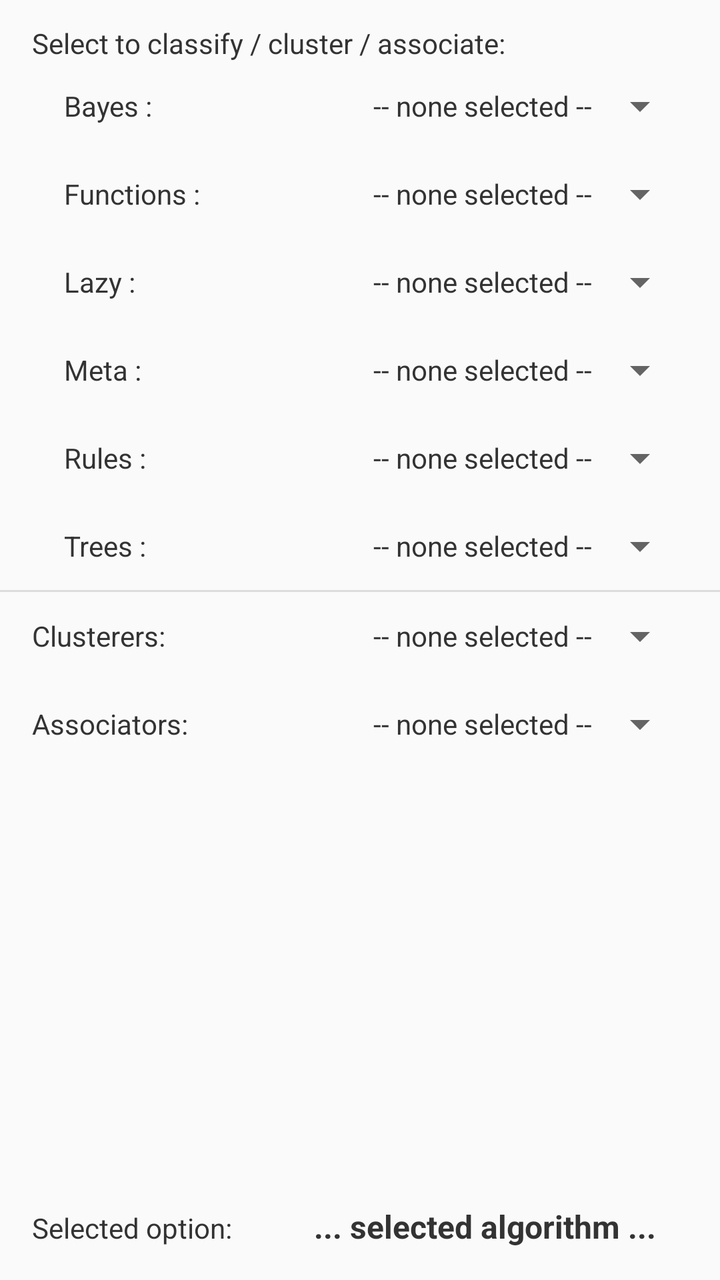
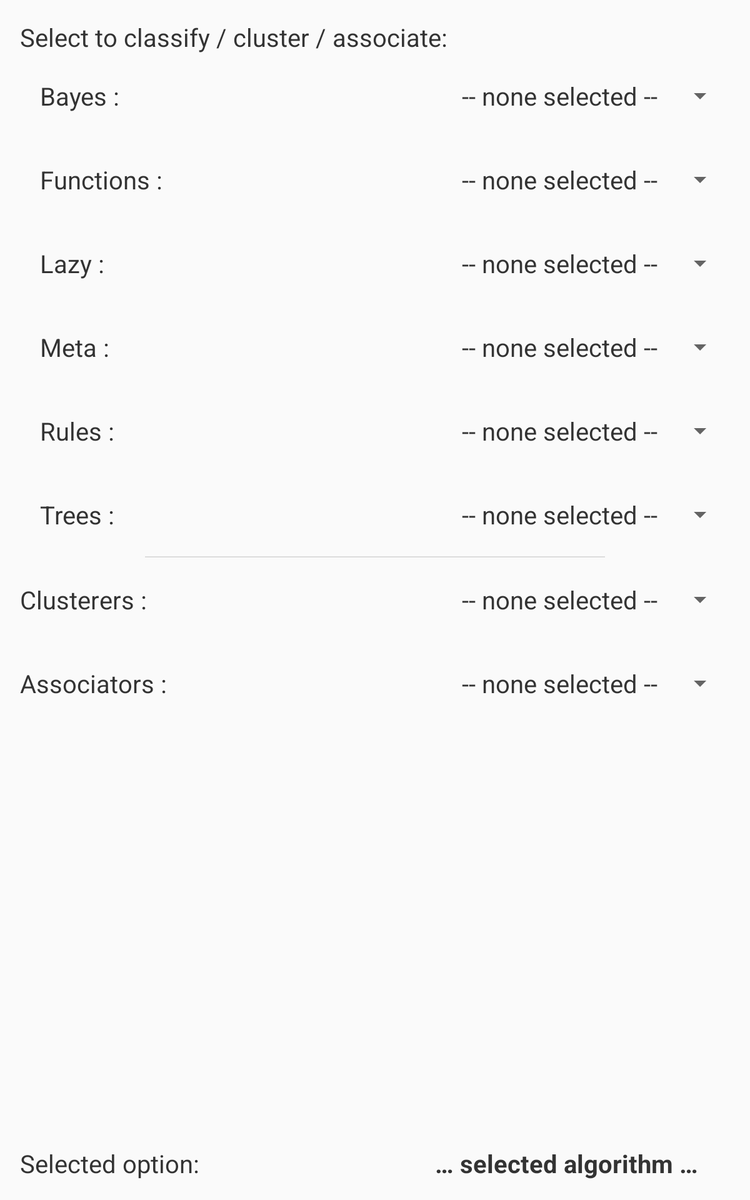

One screen, two layout resources from the same app: the default and the repository's alternative for another configuration. Each is rendered where Android would select it; the XML of both is given below.
<!-- AndroidManifest.xml: application theme AppTheme -->
<!-- res/layout/fragment_main_tab2.xml -->
<android.support.constraint.ConstraintLayout xmlns:android="http://schemas.android.com/apk/res/android"
    xmlns:app="http://schemas.android.com/apk/res-auto"
    android:id="@+id/constraintLayout"
    android:layout_width="match_parent"
    android:layout_height="match_parent">

    <TextView
        android:id="@+id/section_label2"
        android:layout_width="346dp"
        android:layout_height="wrap_content"
        android:layout_marginStart="16dp"
        android:layout_marginTop="12dp"
        android:text="Select to classify / cluster / associate:"
        android:textColor="#333"
        app:layout_constraintStart_toStartOf="parent"
        app:layout_constraintTop_toTopOf="parent" />

    <Spinner
        android:id="@+id/spinner1"
        android:layout_width="220dp"
        android:layout_height="0dp"
        android:layout_marginEnd="16dp"
        android:layout_marginTop="10dp"
        android:entries="@array/arrayBayes"
        android:textAlignment="textEnd"
        app:layout_constraintEnd_toEndOf="parent"
        app:layout_constraintTop_toBottomOf="@+id/section_label2" />

    <TextView
        android:layout_width="wrap_content"
        android:layout_height="24dp"
        android:layout_marginStart="32dp"
        android:text="Bayes :"
        android:textColor="#333"
        app:layout_constraintBaseline_toBaselineOf="@+id/spinner1"
        app:layout_constraintHorizontal_chainStyle="spread"
        app:layout_constraintStart_toStartOf="parent" />

    <TextView
        android:layout_width="wrap_content"
        android:layout_height="24dp"
        android:layout_marginStart="32dp"
        android:text="Rules :"
        android:textColor="#333"
        app:layout_constraintBaseline_toBaselineOf="@+id/spinner2"
        app:layout_constraintHorizontal_chainStyle="spread"
        app:layout_constraintStart_toStartOf="parent" />

    <Spinner
        android:id="@+id/spinner2"
        android:layout_width="220dp"
        android:layout_height="0dp"
        android:layout_marginEnd="16dp"
        android:layout_marginTop="20dp"
        android:entries="@array/arrayRules"
        android:textAlignment="textEnd"
        app:layout_constraintEnd_toEndOf="parent"
        app:layout_constraintTop_toBottomOf="@+id/spinner4" />

    <TextView
        android:layout_width="wrap_content"
        android:layout_height="wrap_content"
        android:layout_marginStart="32dp"
        android:text="Trees :"
        android:textColor="#333"
        app:layout_constraintBaseline_toBaselineOf="@+id/spinner3"
        app:layout_constraintStart_toStartOf="parent" />

    <Spinner
        android:id="@+id/spinner3"
        android:layout_width="220dp"
        android:layout_height="0dp"
        android:layout_marginEnd="16dp"
        android:layout_marginTop="20dp"
        android:entries="@array/arrayTrees"
        android:textAlignment="textEnd"
        app:layout_constraintEnd_toEndOf="parent"
        app:layout_constraintTop_toBottomOf="@+id/spinner2" />

    <TextView
        android:id="@+id/tvClass"
        android:layout_width="220dp"
        android:layout_height="0dp"
        android:layout_marginEnd="32dp"
        android:layout_marginBottom="16dp"
        android:text="... selected algorithm ..."
        android:textAlignment="textEnd"
        android:textColor="#333"
        android:textSize="16sp"
        android:textStyle="bold"
        app:layout_constraintBottom_toBottomOf="parent"
        app:layout_constraintEnd_toEndOf="parent" />

    <TextView
        android:layout_width="wrap_content"
        android:layout_height="wrap_content"
        android:layout_marginStart="16dp"
        android:text="Selected option:"
        android:textColor="#333"
        app:layout_constraintBaseline_toBaselineOf="@+id/tvClass"
        app:layout_constraintStart_toStartOf="parent" />

    <TextView
        android:layout_width="wrap_content"
        android:layout_height="wrap_content"
        android:layout_marginStart="32dp"
        android:text="Meta :"
        android:textColor="#333"
        app:layout_constraintBaseline_toBaselineOf="@+id/spinner4"
        app:layout_constraintStart_toStartOf="parent" />

    <Spinner
        android:id="@+id/spinner4"
        android:layout_width="220dp"
        android:layout_height="0dp"
        android:layout_marginEnd="16dp"
        android:layout_marginTop="20dp"
        android:entries="@array/arrayMeta"
        android:textAlignment="textEnd"
        app:layout_constraintEnd_toEndOf="parent"
        app:layout_constraintTop_toBottomOf="@+id/spinner5" />

    <TextView
        android:layout_width="wrap_content"
        android:layout_height="wrap_content"
        android:layout_marginStart="32dp"
        android:text="Lazy :"
        android:textColor="#333"
        app:layout_constraintBaseline_toBaselineOf="@+id/spinner5"
        app:layout_constraintStart_toStartOf="parent" />

    <Spinner
        android:id="@+id/spinner5"
        android:layout_width="220dp"
        android:layout_height="0dp"
        android:layout_marginEnd="16dp"
        android:layout_marginTop="20dp"
        android:entries="@array/arrayLazy"
        android:textAlignment="textEnd"
        app:layout_constraintEnd_toEndOf="parent"
        app:layout_constraintTop_toBottomOf="@+id/spinner6" />

    <TextView
        android:layout_width="wrap_content"
        android:layout_height="wrap_content"
        android:layout_marginStart="32dp"
        android:text="Functions :"
        android:textColor="#333"
        app:layout_constraintBaseline_toBaselineOf="@+id/spinner6"
        app:layout_constraintStart_toStartOf="parent" />

    <Spinner
        android:id="@+id/spinner6"
        android:layout_width="220dp"
        android:layout_height="0dp"
        android:layout_marginEnd="16dp"
        android:layout_marginTop="20dp"
        android:entries="@array/arrayFunctions"
        android:textAlignment="textEnd"
        app:layout_constraintEnd_toEndOf="parent"
        app:layout_constraintTop_toBottomOf="@+id/spinner1" />

    <View
        android:id="@+id/divider"
        android:layout_width="368dp"
        android:layout_height="1dp"
        android:layout_marginEnd="16dp"
        android:layout_marginStart="16dp"
        android:layout_marginTop="10dp"
        android:background="?android:attr/listDivider"
        app:layout_constraintEnd_toEndOf="parent"
        app:layout_constraintStart_toStartOf="parent"
        app:layout_constraintTop_toBottomOf="@+id/spinner3" />

    <TextView
        android:layout_width="wrap_content"
        android:layout_height="wrap_content"
        android:layout_marginStart="16dp"
        android:text="Clusterers:"
        android:textColor="#333"
        app:layout_constraintBaseline_toBaselineOf="@+id/spinner"
        app:layout_constraintStart_toStartOf="parent" />

    <TextView
        android:layout_width="wrap_content"
        android:layout_height="wrap_content"
        android:layout_marginStart="16dp"
        android:text="Associators:"
        android:textColor="#333"
        app:layout_constraintBaseline_toBaselineOf="@+id/spinner7"
        app:layout_constraintStart_toStartOf="parent" />

    <Spinner
        android:id="@+id/spinner"
        android:layout_width="220dp"
        android:layout_height="wrap_content"
        android:layout_marginEnd="16dp"
        android:layout_marginTop="10dp"
        android:entries="@array/arrayCluster"
        android:textAlignment="textEnd"
        app:layout_constraintEnd_toEndOf="parent"
        app:layout_constraintTop_toBottomOf="@+id/divider" />

    <Spinner
        android:id="@+id/spinner7"
        android:layout_width="220dp"
        android:layout_height="wrap_content"
        android:layout_marginEnd="16dp"
        android:layout_marginTop="20dp"
        android:entries="@array/arrayAssociate"
        android:textAlignment="textEnd"
        app:layout_constraintEnd_toEndOf="parent"
        app:layout_constraintTop_toBottomOf="@+id/spinner" />

</android.support.constraint.ConstraintLayout>
<!-- resources referenced by this layout -->
<resources>
  <string-array name="arrayAssociate">
          <item>-- none selected --</item>
          <item>Apriori</item>
          <item>FilteredAssociator</item>
          <item>FPGrowth</item>
      </string-array>
  <string-array name="arrayBayes">
          <item>-- none selected --</item>
          <item>BayesNet</item>
          <item>NaiveBayes</item>
      </string-array>
  <string-array name="arrayCluster">
          <item>-- none selected --</item>
          <item>DBSCAN</item>
          <item>EM</item>
          <item>FarthestFirst</item>
          <item>FilteredClusterer</item>
          <item>SimpleKMeans</item>
      </string-array>
  <string-array name="arrayFunctions">
          <item>-- none selected --</item>
          <item>Logistic</item>
          <item>SimpleLogistic</item>
          <item>*MultilayerPerceptron</item>
      </string-array>
  <string-array name="arrayLazy">
          <item>-- none selected --</item>
          <item>IBk (KNN)</item>
          <item>KStar</item>
      </string-array>
  <string-array name="arrayMeta">
          <item>-- none selected --</item>
          <item>AdaBoostM1</item>
          <item>*Bagging</item>
          <item>LogitBoost</item>
          <item>MultiBoostAB</item>
          <item>Random Committee</item>
          <item>RandomSubSpace</item>
          <item>Rotation Forest</item>
      </string-array>
  <string-array name="arrayRules">
          <item>-- none selected --</item>
          <item>Conjunctive Rule</item>
          <item>Decision Table</item>
          <item>DTNB</item>
          <item>JRip</item>
          <item>OneR</item>
          <item>PART</item>
          <item>Ridor</item>
          <item>ZeroR</item>
      </string-array>
  <string-array name="arrayTrees">
          <item>-- none selected --</item>
          <item>ADTree</item>
          <item>BFTree</item>
          <item>DecisionStump</item>
          <item>ForestPA</item>
          <item>J48 (C4.5)</item>
          <item>LADTree</item>
          <item>RandomForest</item>
          <item>RandomTree</item>
          <item>*REPTree</item>
          <item>SimpleCART</item>
          <item>SysFor</item>
          <item>SPAARC</item>
      </string-array>
  <style name="AppTheme" parent="Theme.AppCompat.Light.DarkActionBar">
          
          <item name="colorPrimary">@color/colorPrimary</item>
          <item name="colorPrimaryDark">@color/colorPrimaryDark</item>
          <item name="colorAccent">@color/colorAccent</item>
  
          <item name="android:spinnerItemStyle">@style/spinnerItemStyle</item>
  
      </style>
  <style name="spinnerItemStyle">
          <item name="android:padding">@dimen/spinner_padding</item>
          <item name="android:textSize">@dimen/spinner_text_size</item>
          <item name="android:textColor">#333</item>
      </style>
  <dimen name="spinner_padding">0sp</dimen>
  <dimen name="spinner_text_size">14sp</dimen>
</resources>
<!-- res/layout-sw600dp/fragment_main_tab2.xml (the repository's variant of the layout above) -->
<!-- drawn on a 7-inch tablet held upright -->
<android.support.constraint.ConstraintLayout xmlns:android="http://schemas.android.com/apk/res/android"
    xmlns:app="http://schemas.android.com/apk/res-auto"
    android:id="@+id/constraintLayout"
    android:layout_width="match_parent"
    android:layout_height="match_parent">

    <TextView
        android:id="@+id/section_label2"
        android:layout_width="0dp"
        android:layout_height="wrap_content"
        android:layout_marginStart="16dp"
        android:layout_marginTop="16dp"
        android:text="@string/str_sel_cca"
        android:textColor="#333"
        android:textSize="20sp"
        app:layout_constraintStart_toStartOf="parent"
        app:layout_constraintTop_toTopOf="parent" />

    <Spinner
        android:id="@+id/spinner1"
        android:layout_width="wrap_content"
        android:layout_height="wrap_content"
        android:layout_marginEnd="16dp"
        android:layout_marginTop="10dp"
        android:entries="@array/arrayBayes"
        android:gravity="end"
        android:textAlignment="textEnd"
        android:textSize="20sp"
        app:layout_constraintEnd_toEndOf="parent"
        app:layout_constraintTop_toBottomOf="@+id/section_label2" />

    <TextView
        android:layout_width="wrap_content"
        android:layout_height="wrap_content"
        android:layout_marginStart="32dp"
        android:text="@string/str_label_bayes"
        android:textColor="#333"
        android:textSize="20sp"
        app:layout_constraintBaseline_toBaselineOf="@+id/spinner1"
        app:layout_constraintHorizontal_chainStyle="spread"
        app:layout_constraintStart_toStartOf="parent" />

    <TextView
        android:layout_width="wrap_content"
        android:layout_height="wrap_content"
        android:layout_marginStart="32dp"
        android:text="@string/str_label_rules"
        android:textColor="#333"
        android:textSize="20sp"
        app:layout_constraintBaseline_toBaselineOf="@+id/spinner2"
        app:layout_constraintHorizontal_chainStyle="spread"
        app:layout_constraintStart_toStartOf="parent" />

    <TextView
        android:layout_width="wrap_content"
        android:layout_height="wrap_content"
        android:layout_marginStart="32dp"
        android:text="@string/str_label_functions"
        android:textColor="#333"
        android:textSize="20sp"
        app:layout_constraintBaseline_toBaselineOf="@+id/spinner6"
        app:layout_constraintStart_toStartOf="parent" />

    <Spinner
        android:id="@+id/spinner2"
        android:layout_width="wrap_content"
        android:layout_height="wrap_content"
        android:layout_marginEnd="16dp"
        android:layout_marginTop="20dp"
        android:entries="@array/arrayRules"
        android:gravity="end"
        android:textAlignment="textEnd"
        android:textSize="20sp"
        app:layout_constraintEnd_toEndOf="parent"
        app:layout_constraintTop_toBottomOf="@+id/spinner4" />

    <TextView
        android:layout_width="wrap_content"
        android:layout_height="wrap_content"
        android:layout_marginStart="32dp"
        android:text="@string/str_label_trees"
        android:textColor="#333"
        android:textSize="20sp"
        app:layout_constraintBaseline_toBaselineOf="@+id/spinner3"
        app:layout_constraintStart_toStartOf="parent" />

    <Spinner
        android:id="@+id/spinner3"
        android:layout_width="wrap_content"
        android:layout_height="wrap_content"
        android:layout_marginEnd="16dp"
        android:layout_marginTop="20dp"
        android:entries="@array/arrayTrees"
        android:gravity="end"
        android:textAlignment="textEnd"
        android:textSize="20sp"
        app:layout_constraintEnd_toEndOf="parent"
        app:layout_constraintTop_toBottomOf="@+id/spinner2" />

    <TextView
        android:id="@+id/tvClass"
        android:layout_width="wrap_content"
        android:layout_height="0dp"
        android:layout_marginStart="8dp"
        android:layout_marginEnd="24dp"
        android:layout_marginBottom="16dp"
        android:text="@string/str_sel_alg"
        android:textAlignment="viewEnd"
        android:textColor="#333"
        android:textSize="20sp"
        android:textStyle="bold"
        app:layout_constraintBottom_toBottomOf="parent"
        app:layout_constraintEnd_toEndOf="parent"
        app:layout_constraintStart_toStartOf="@+id/spinner6" />

    <TextView
        android:id="@+id/textView2"
        android:layout_width="wrap_content"
        android:layout_height="wrap_content"
        android:layout_marginStart="16dp"
        android:text="@string/str_sel_opt"
        android:textColor="#333"
        android:textSize="20sp"
        app:layout_constraintBaseline_toBaselineOf="@+id/tvClass"
        app:layout_constraintStart_toStartOf="parent" />

    <TextView
        android:layout_width="wrap_content"
        android:layout_height="wrap_content"
        android:layout_marginStart="32dp"
        android:text="@string/str_label_meta"
        android:textColor="#333"
        android:textSize="20sp"
        app:layout_constraintBaseline_toBaselineOf="@+id/spinner4"
        app:layout_constraintStart_toStartOf="parent" />

    <Spinner
        android:id="@+id/spinner4"
        android:layout_width="wrap_content"
        android:layout_height="wrap_content"
        android:layout_marginEnd="16dp"
        android:layout_marginTop="20dp"
        android:entries="@array/arrayMeta"
        android:gravity="end"
        android:textAlignment="textEnd"
        android:textSize="20sp"
        app:layout_constraintEnd_toEndOf="parent"
        app:layout_constraintTop_toBottomOf="@+id/spinner5" />

    <TextView
        android:layout_width="wrap_content"
        android:layout_height="wrap_content"
        android:layout_marginStart="32dp"
        android:text="@string/str_label_lazy"
        android:textColor="#333"
        android:textSize="20sp"
        app:layout_constraintBaseline_toBaselineOf="@+id/spinner5"
        app:layout_constraintStart_toStartOf="parent" />

    <Spinner
        android:id="@+id/spinner5"
        android:layout_width="wrap_content"
        android:layout_height="wrap_content"
        android:layout_marginEnd="16dp"
        android:layout_marginTop="20dp"
        android:entries="@array/arrayLazy"
        android:textSize="20sp"
        app:layout_constraintEnd_toEndOf="parent"
        app:layout_constraintTop_toBottomOf="@+id/spinner6"
        android:gravity="end" />

    <Spinner
        android:id="@+id/spinner6"
        android:layout_width="wrap_content"
        android:layout_height="wrap_content"
        android:layout_marginEnd="16dp"
        android:layout_marginTop="20dp"
        android:entries="@array/arrayFunctions"
        android:gravity="end"
        android:textAlignment="textEnd"
        app:layout_constraintEnd_toEndOf="parent"
        app:layout_constraintTop_toBottomOf="@+id/spinner1" />

    <View
        android:id="@+id/divider"
        android:layout_width="368dp"
        android:layout_height="1dp"
        android:layout_marginEnd="16dp"
        android:layout_marginStart="16dp"
        android:layout_marginTop="10dp"
        android:background="?android:attr/listDivider"
        app:layout_constraintEnd_toEndOf="parent"
        app:layout_constraintStart_toStartOf="parent"
        app:layout_constraintTop_toBottomOf="@+id/spinner3" />

    <TextView
        android:layout_width="wrap_content"
        android:layout_height="wrap_content"
        android:layout_marginStart="16dp"
        android:text="@string/str_label_clust"
        android:textColor="#333"
        android:textSize="20sp"
        app:layout_constraintBaseline_toBaselineOf="@+id/spinner"
        app:layout_constraintStart_toStartOf="parent" />

    <TextView
        android:layout_width="wrap_content"
        android:layout_height="wrap_content"
        android:layout_marginStart="16dp"
        android:text="@string/str_label_assoc"
        android:textColor="#333"
        android:textSize="20sp"
        app:layout_constraintBaseline_toBaselineOf="@+id/spinner7"
        app:layout_constraintStart_toStartOf="parent" />

    <Spinner
        android:id="@+id/spinner"
        android:layout_width="wrap_content"
        android:layout_height="wrap_content"
        android:layout_marginEnd="16dp"
        android:layout_marginTop="10dp"
        android:entries="@array/arrayCluster"
        android:gravity="end"
        android:textAlignment="textEnd"
        android:textSize="20sp"
        app:layout_constraintEnd_toEndOf="parent"
        app:layout_constraintTop_toBottomOf="@+id/divider" />

    <Spinner
        android:id="@+id/spinner7"
        android:layout_width="wrap_content"
        android:layout_height="wrap_content"
        android:layout_marginEnd="16dp"
        android:layout_marginTop="20dp"
        android:entries="@array/arrayAssociate"
        android:gravity="end"
        android:textAlignment="textEnd"
        android:textSize="20sp"
        app:layout_constraintEnd_toEndOf="parent"
        app:layout_constraintTop_toBottomOf="@+id/spinner" />

</android.support.constraint.ConstraintLayout>
<!-- resources referenced by the variant -->
<!-- as a 7-inch tablet held upright resolves them -->
<resources>
  <string-array name="arrayAssociate">
          <item>-- none selected --</item>
          <item>Apriori</item>
          <item>FilteredAssociator</item>
          <item>FPGrowth</item>
      </string-array>
  <string-array name="arrayBayes">
          <item>-- none selected --</item>
          <item>BayesNet</item>
          <item>NaiveBayes</item>
      </string-array>
  <string-array name="arrayCluster">
          <item>-- none selected --</item>
          <item>DBSCAN</item>
          <item>EM</item>
          <item>FarthestFirst</item>
          <item>FilteredClusterer</item>
          <item>SimpleKMeans</item>
      </string-array>
  <string-array name="arrayFunctions">
          <item>-- none selected --</item>
          <item>Logistic</item>
          <item>SimpleLogistic</item>
          <item>*MultilayerPerceptron</item>
      </string-array>
  <string-array name="arrayLazy">
          <item>-- none selected --</item>
          <item>IBk (KNN)</item>
          <item>KStar</item>
      </string-array>
  <string-array name="arrayMeta">
          <item>-- none selected --</item>
          <item>AdaBoostM1</item>
          <item>*Bagging</item>
          <item>LogitBoost</item>
          <item>MultiBoostAB</item>
          <item>Random Committee</item>
          <item>RandomSubSpace</item>
          <item>Rotation Forest</item>
      </string-array>
  <string-array name="arrayRules">
          <item>-- none selected --</item>
          <item>Conjunctive Rule</item>
          <item>Decision Table</item>
          <item>DTNB</item>
          <item>JRip</item>
          <item>OneR</item>
          <item>PART</item>
          <item>Ridor</item>
          <item>ZeroR</item>
      </string-array>
  <string-array name="arrayTrees">
          <item>-- none selected --</item>
          <item>ADTree</item>
          <item>BFTree</item>
          <item>DecisionStump</item>
          <item>ForestPA</item>
          <item>J48 (C4.5)</item>
          <item>LADTree</item>
          <item>RandomForest</item>
          <item>RandomTree</item>
          <item>*REPTree</item>
          <item>SimpleCART</item>
          <item>SysFor</item>
          <item>SPAARC</item>
      </string-array>
  <string name="str_label_assoc">Associators :</string>
  <string name="str_label_bayes" translatable="false">Bayes :</string>
  <string name="str_label_clust" translatable="false">Clusterers :</string>
  <string name="str_label_functions">Functions :</string>
  <string name="str_label_lazy">Lazy :</string>
  <string name="str_label_meta" translatable="false">Meta :</string>
  <string name="str_label_rules">Rules :</string>
  <string name="str_label_trees">Trees :</string>
  <string name="str_sel_alg">… selected algorithm …</string>
  <string name="str_sel_cca">Select to classify / cluster / associate:</string>
  <string name="str_sel_opt">Selected option:</string>
  <style name="AppTheme" parent="Theme.AppCompat.Light.DarkActionBar">
          
          <item name="colorPrimary">@color/colorPrimary</item>
          <item name="colorPrimaryDark">@color/colorPrimaryDark</item>
          <item name="colorAccent">@color/colorAccent</item>
  
          <item name="android:spinnerItemStyle">@style/spinnerItemStyle</item>
  
      </style>
  <style name="spinnerItemStyle">
          <item name="android:padding">@dimen/spinner_padding</item>
          <item name="android:textSize">@dimen/spinner_text_size</item>
          <item name="android:textColor">#333</item>
      </style>
  <!-- from res/values-sw600dp/ -->
  <dimen name="spinner_padding">10sp</dimen>
  <!-- from res/values-sw600dp/ -->
  <dimen name="spinner_text_size">20sp</dimen>
</resources>
